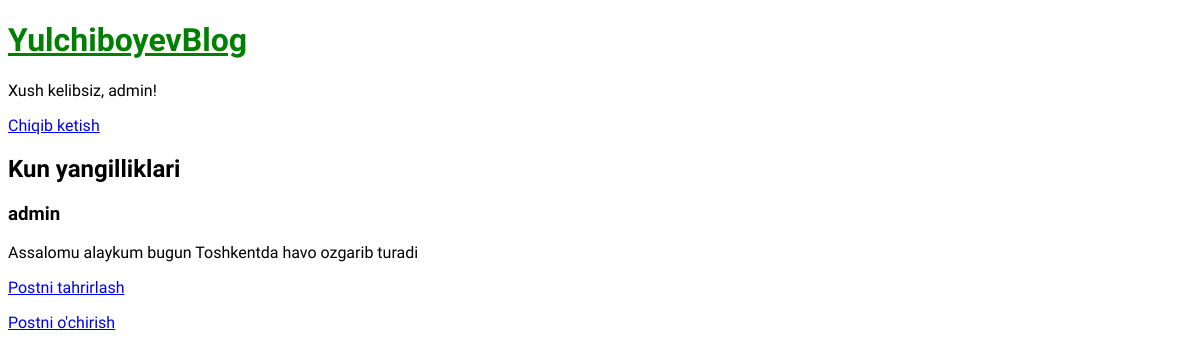
The app's page /post/1/ (signed in) with its own data.
### blog/models.py (models this page shows, shortened)
class Post(models.Model):
    title = models.CharField(max_length=200)
    author = models.ForeignKey(
        'auth.User',
        on_delete=models.CASCADE,
    )
    body = models.TextField()

### blog/views.py (the view)
# urls.py: path('post/<int:pk>/', BlogDetailView.as_view(), name = 'detail'),
class BlogDetailView(DetailView):
    model = Post
    template_name = 'detail.html'

### templates/detail.html
{% extends 'base.html' %}
{% block content %}
    <div class="post-entry">
        <h2>
            {{post.title}}
        </h2>
        <h3>
            {{post.author}}
        </h3>
        <p>
            {{post.body}}
        </p>
    </div>
<p><a href="{% url 'edit' post.pk %}">Postni tahrirlash</a></p>
<p><a href="{% url 'delete' post.pk %}">Postni o'chirish</a></p>
{% endblock content %}

### templates/base.html (shortened to what this page needs)
{% load static %}
<!DOCTYPE html>
<html>
    <head>
        <link rel="stylesheet" href="{% static 'css/base.css' %}">
    </head>
    <body>
        <header>
            <h1><a href="{% url 'home' %}">YulchiboyevBlog</a></h1>
        </header>
        {% if user.is_authenticated %}
            <p>Xush kelibsiz, {{ user.username }}!</p>
            <p><a href="{% url 'logout' %}">Chiqib ketish</a></p>
        {% else %}
        <p>
            <a href="{% url 'login' %}">Saytga kirish</a> /
            <a href="{% url 'signup' %}">Ro'yxatdan o'tish</a>
        </p>
        <h2><a href="{% url 'create' %}">Yangi post qo'shish</a></h2>
        {% endif %}
        <div>
            {% block content %}
            {% endblock content %}
        </div>
    </body>
</html>

### static/css/base.css (style rules this page uses)
body { font-family: 'Montserrat', sans-serif; font-family: 'Signika Negative', sans-serif; font-family: 'Sofia Sans', sans-serif; font-family: 'Sofia Sans Semi Condensed', sans-serif; }
header h1 a { color: green; }

### records on screen
Post: title "Kun yangilliklari", author "admin", body "Assalomu alaykum bugun Toshkentda havo ozgarib turadi"

### other values on screen
{{ user.username }} "admin"
